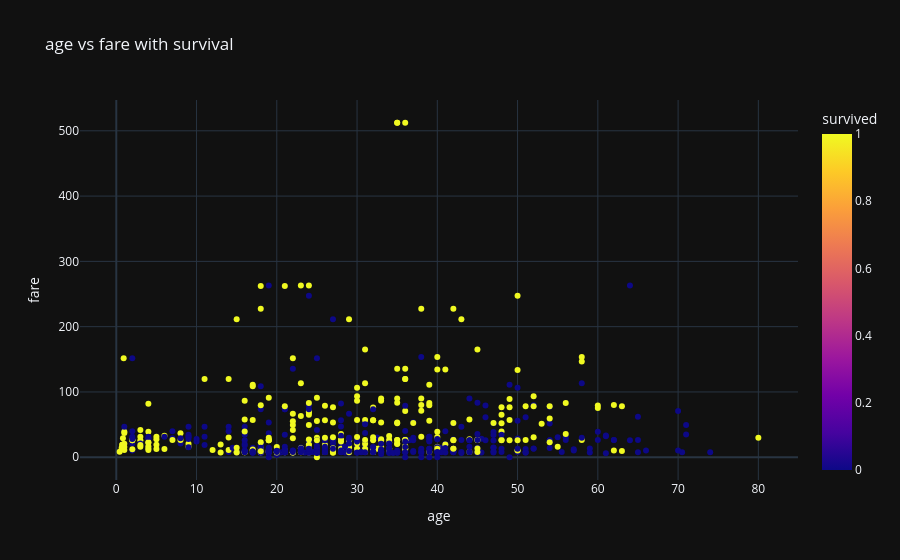

Source (notebook cell):
### Code cell
px.scatter(df, x ="age",y="fare",color='survived',
           title='age vs fare with survival',template='plotly_dark')

### Figure 1 — Plotly figure (JSON) as saved in the notebook; plotly's stock layout.template omitted (floating-point values rounded to 4 significant figures; data arrays with more than 128 entries replaced by an {"elided": "..."} marker saying what was removed)
{"data": [{"hovertemplate": "age=%{x}<br>fare=%{y}<br>survived=%{marker.color}<extra></extra>", "legendgroup": "", "marker": {"color": {"elided": "891 int values"}, "coloraxis": "coloraxis", "symbol": "circle"}, "mode": "markers", "name": "", "orientation": "v", "showlegend": false, "type": "scatter", "x": {"elided": "891 float values"}, "xaxis": "x", "y": {"elided": "891 float values"}, "yaxis": "y"}], "layout": {"coloraxis": {"colorbar": {"title": {"text": "survived"}}, "colorscale": [[0, "#0d0887"], [0.1111, "#46039f"], [0.2222, "#7201a8"], [0.3333, "#9c179e"], [0.4444, "#bd3786"], [0.5556, "#d8576b"], [0.6667, "#ed7953"], [0.7778, "#fb9f3a"], [0.8889, "#fdca26"], [1, "#f0f921"]]}, "legend": {"tracegroupgap": 0}, "title": {"text": "age vs fare with survival"}, "xaxis": {"anchor": "y", "domain": [0, 1], "title": {"text": "age"}}, "yaxis": {"anchor": "x", "domain": [0, 1], "title": {"text": "fare"}}}}
